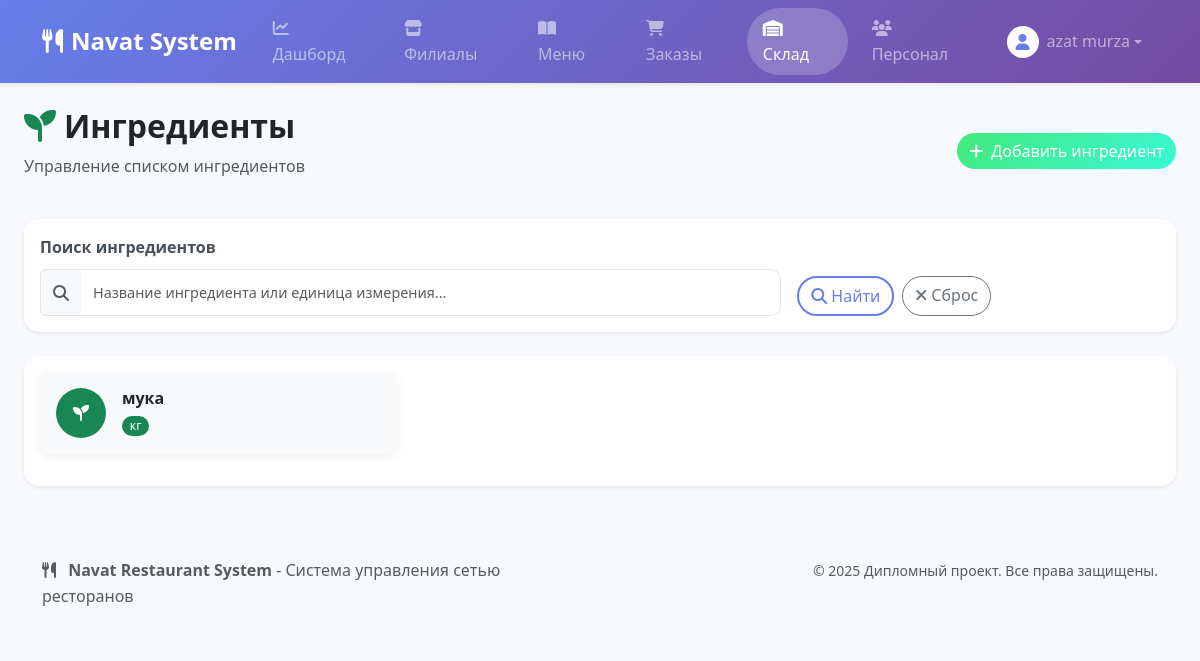
The page /inventory/ingredients/ (signed in) on the database its author committed.
### apps/accounts/models.py (models this page shows, shortened)
class CustomUser(AbstractUser):
    class Role(models.TextChoices):
        ADMIN = 'ADMIN', 'Администратор системы'
        MANAGER = 'MANAGER', 'Менеджер филиала'
        STAFF = 'STAFF', 'Рядовой сотрудник'
    email = models.EmailField('адрес электронной почты', unique=True)
    role = models.CharField('Роль', max_length=50, choices=Role.choices, default=Role.STAFF)
    USERNAME_FIELD = 'email'
    REQUIRED_FIELDS = ['username', 'first_name', 'last_name']
    class Meta:
        verbose_name = 'Пользователь'
        verbose_name_plural = 'Пользователи'

### apps/inventory/models.py (models this page shows, shortened)
class Ingredient(models.Model):
    UNIT_CHOICES = [
        ('кг', 'Килограммы'),
        ('г', 'Граммы'),
        ('л', 'Литры'),
        ('мл', 'Миллилитры'),
        ('шт', 'Штуки'),
        ('уп', 'Упаковки'),
    ]
    name = models.CharField('Название ингредиента', max_length=100, unique=True)
    unit = models.CharField('Единица измерения', max_length=20, choices=UNIT_CHOICES, help_text='Единица измерения')
    class Meta:
        verbose_name = 'Ингредиент'
        verbose_name_plural = 'Ингредиенты'
        ordering = ['name']

### apps/inventory/views.py (the view)
# urls.py: path('ingredients/', views.IngredientListView.as_view(), name='ingredients'),
class IngredientListView(LoginRequiredMixin, ListView):
    model = Ingredient
    template_name = 'inventory/ingredients.html'
    context_object_name = 'ingredients'
    paginate_by = 20
    def get_queryset(self):
        queryset = Ingredient.objects.all().order_by('name')
        search = self.request.GET.get('search')
        if search:
            queryset = queryset.filter(
                Q(name__icontains=search) | Q(unit__icontains=search)
            )
        return queryset
    def get_context_data(self, **kwargs):
        context = super().get_context_data(**kwargs)
        context['search_query'] = self.request.GET.get('search', '')
        return context

### templates/inventory/ingredients.html (shortened to what this page needs)
{% extends "base.html" %}
{% block content %}
<div class="d-flex justify-content-between align-items-center mb-4">
    <div>
        <h1 class="h2 fw-bold text-dark">
            <i class="fas fa-seedling me-2 text-success"></i>Ингредиенты
        </h1>
        <p class="text-muted">Управление списком ингредиентов</p>
    </div>
    <a href="{% url 'inventory:ingredient_create' %}" class="btn btn-success">
        <i class="fas fa-plus me-2"></i>Добавить ингредиент
    </a>
</div>
<div class="card border-0 shadow-sm mb-4" style="border-radius: 15px;">
    <div class="card-body">
        <form method="get" class="row g-3">
            <div class="col-md-8">
                <label class="form-label fw-semibold">Поиск ингредиентов</label>
                <div class="input-group">
                    <span class="input-group-text bg-light">
                        <i class="fas fa-search text-muted"></i>
                    </span>
                    <input type="text" name="search" class="form-control" placeholder="Название ингредиента или единица измерения..." value="{{ search_query }}" style="border-left: none;">
                </div>
            </div>
            <div class="col-md-4 d-flex align-items-end">
                <div class="d-grid gap-2 d-md-flex w-100">
                    <button type="submit" class="btn btn-outline-primary rounded-pill">
                        <i class="fas fa-search me-1"></i>Найти
                    </button>
                    <a href="{% url 'inventory:ingredients' %}" class="btn btn-outline-secondary rounded-pill">
                        <i class="fas fa-times me-1"></i>Сброс
                    </a>
                </div>
            </div>
        </form>
    </div>
</div>
<div class="card border-0 shadow-sm" style="border-radius: 15px;">
    <div class="card-body">
        {% if ingredients %}
        <div class="row">
            {% for ingredient in ingredients %}
            <div class="col-lg-6 col-xl-4 mb-3">
                <div class="card border-0 bg-light h-100" style="border-radius: 10px;">
                    <div class="card-body">
                        <div class="d-flex align-items-center">
                            <div class="bg-success rounded-circle me-3 d-flex align-items-center justify-content-center" style="width: 50px; height: 50px;">
                                <i class="fas fa-seedling text-white"></i>
                            </div>
                            <div class="flex-grow-1">
                                <h6 class="fw-bold mb-1">{{ ingredient.name }}</h6>
                                <span class="badge bg-success rounded-pill">{{ ingredient.unit }}</span>
                            </div>
                        </div>
                    </div>
                </div>
            </div>
            {% endfor %}
        </div>
        {% endif %}
    </div>
</div>
{% endblock %}

### templates/base.html (shortened to what this page needs)
{% load static %}
<!DOCTYPE html>
<html lang="ru">
<head>
    <link href="https://cdn.jsdelivr.net/npm/bootstrap@5.3.2/dist/css/bootstrap.min.css" rel="stylesheet">
    <link rel="stylesheet" href="https://cdnjs.cloudflare.com/ajax/libs/font-awesome/6.4.0/css/all.min.css">
    <link rel="stylesheet" href="{% static 'css/base.css' %}">
</head>
<body>
    <nav class="navbar navbar-expand-lg navbar-dark shadow-sm" style="background: linear-gradient(135deg, #667eea 0%, #764ba2 100%);">
        <div class="container">
            <a class="navbar-brand fw-bold" href="{% url 'analytics:dashboard' %}">
                <i class="fas fa-utensils me-2"></i>Navat System
            </a>
            <div class="collapse navbar-collapse" id="navbarNav">
                {% if user.is_authenticated %}
                <ul class="navbar-nav me-auto">
                    <li class="nav-item">
                        <a class="nav-link px-3 rounded-pill mx-1 {% if request.resolver_match.namespace == 'analytics' %}active{% endif %}" href="{% url 'analytics:dashboard' %}">
                            <i class="fas fa-chart-line me-1"></i>Дашборд
                        </a>
                    </li>
                    <li class="nav-item">
                        <a class="nav-link px-3 rounded-pill mx-1 {% if request.resolver_match.namespace == 'restaurants' %}active{% endif %}" href="{% url 'restaurants:list' %}">
                            <i class="fas fa-store me-1"></i>Филиалы
                        </a>
                    </li>
                    <li class="nav-item">
                        <a class="nav-link px-3 rounded-pill mx-1 {% if request.resolver_match.namespace == 'menu' %}active{% endif %}" href="{% url 'menu:list' %}">
                            <i class="fas fa-book-open me-1"></i>Меню
                        </a>
                    </li>
                    <li class="nav-item">
                        <a class="nav-link px-3 rounded-pill mx-1 {% if request.resolver_match.namespace == 'orders' %}active{% endif %}" href="{% url 'orders:list' %}">
                            <i class="fas fa-shopping-cart me-1"></i>Заказы
                        </a>
                    </li>
                    <li class="nav-item">
                        <a class="nav-link px-3 rounded-pill mx-1 {% if request.resolver_match.namespace == 'inventory' %}active{% endif %}" href="{% url 'inventory:dashboard' %}">
                            <i class="fas fa-warehouse me-1"></i>Склад
                        </a>
                    </li>
                    <li class="nav-item">
                        <a class="nav-link px-3 rounded-pill mx-1 {% if request.resolver_match.namespace == 'staff' %}active{% endif %}" href="{% url 'staff:list' %}">
                            <i class="fas fa-users me-1"></i>Персонал
                        </a>
                    </li>
                </ul>
                <ul class="navbar-nav">
                    <li class="nav-item dropdown">
                        <a class="nav-link dropdown-toggle d-flex align-items-center px-3 rounded-pill" href="#" role="button" data-bs-toggle="dropdown" aria-expanded="false">
                            <div class="bg-white rounded-circle me-2 d-flex align-items-center justify-content-center" style="width: 32px; height: 32px;">
                                <i class="fas fa-user text-primary"></i>
                            </div>
                            <span class="d-none d-md-inline">{{ user.get_full_name|default:user.username }}</span>
                        </a>
                    </li>
                </ul>
                {% endif %}
            </div>
        </div>
    </nav>
    <main class="container-fluid px-4 mt-4">
        {% block content %}
        {% endblock %}
    </main>
    <footer class="mt-5 py-4 bg-light">
        <div class="container">
            <div class="row">
                <div class="col-md-6">
                    <p class="mb-0 text-muted">
                        <i class="fas fa-utensils me-2"></i>
                        <strong>Navat Restaurant System</strong> - Система управления сетью ресторанов
                    </p>
                </div>
                <div class="col-md-6 text-md-end">
                    <small class="text-muted">
                        © 2025 Дипломный проект. Все права защищены.
                    </small>
                </div>
            </div>
        </div>
    </footer>
</body>
</html>

### static/css/base.css (style rules this page uses)
body { background-color: #f8f9fc; font-family: 'Segoe UI', Tahoma, Geneva, Verdana, sans-serif; line-height: 1.6; }
.navbar-brand { font-size: 1.5rem; font-weight: 700; text-decoration: none; }
.nav-link { transition: all 0.3s ease; text-decoration: none; }
.card { border: none; border-radius: 15px; transition: transform 0.2s ease, box-shadow 0.2s ease; box-shadow: 0 2px 10px rgba(0, 0, 0, 0.08); }
.btn { border-radius: 25px; font-weight: 500; transition: all 0.3s ease; text-decoration: none; }
.btn-success { background: linear-gradient(135deg, #43e97b 0%, #38f9d7 100%); border: none; }
.btn-outline-primary { border: 2px solid #667eea; color: #667eea; }
.form-control, .form-select { border: 1px solid #e3e6f0; border-radius: 10px; padding: 0.75rem; font-size: 0.9rem; transition: all 0.3s ease; }
.form-label { font-weight: 600; color: #495057; margin-bottom: 0.5rem; }
.badge { font-size: 0.75em; font-weight: 500; }
.rounded-pill { border-radius: 50rem !important; }
.shadow-sm { box-shadow: 0 0.125rem 0.25rem rgba(0, 0, 0, 0.075) !important; }
.text-primary { color: #667eea !important; }
.border-0 { border: 0 !important; }

### templates/base.html (style rules this page uses)
body { background-color: #f8f9fc; font-family: 'Segoe UI', Tahoma, Geneva, Verdana, sans-serif; }
.navbar-brand { font-size: 1.5rem; font-weight: 700; }
.card { transition: transform 0.2s ease, box-shadow 0.2s ease; }
.nav-link.active { background-color: rgba(255, 255, 255, 0.2) !important; }

### rows shown on the page
CustomUser: get_full_name "azat murza"
Ingredient: name "мука", unit "кг"
